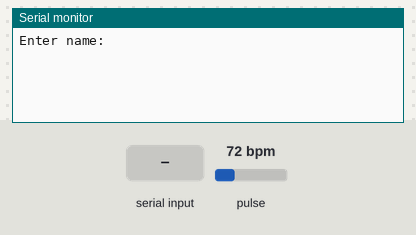
Recording of a sketch running on a simulated ESP32. Parts: the last lines printed to the serial monitor. The inputs (shaded band) are chosen by the test bench; at power-on: pulse 72 bpm. WiFi joins after 1.5 s; servers stay silent unless stated; the local clock reads 2024-03-15 10:24:30 at power-on unless the sketch sets it.

Above: at 0.8 s.
0.9 s: "1\n" received over Serial
At 1.8 s:
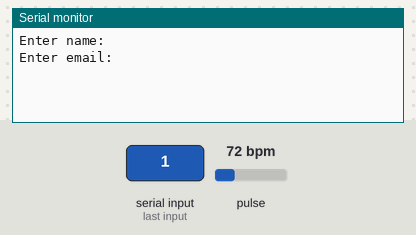
2.4 s: "0\n" received over Serial
At 3.8 s:
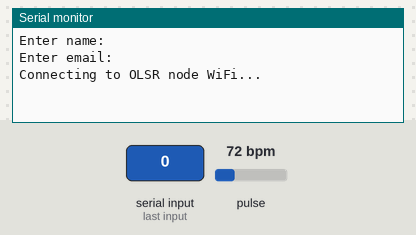
Timing chart, 0 to 5.4 s (numbered marks = the images above; inputs shaded):
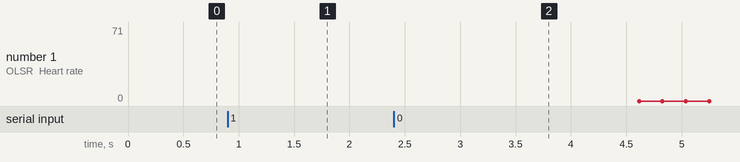

Measured:
- after the input at 0.9 s, the serial monitor: prints a new line at once (image 1)
- after the input at 2.4 s, the serial monitor: prints a new line after 1.0 s (image 2)

The sketch:

WENS_project_NT131.P13_group15.ino
```cpp
#include <WiFi.h>
#include <WiFiClient.h>
#include <Wire.h>
#include <ESP_Mail_Client.h>
#include <time.h>
#include "MAX30105.h"
#include "heartRate.h"

const char* ssid = "SP_Network";  // Tên mạng Wi-Fi
const char* password = "password";  // Mật khẩu Wi-Fi

const char* serverIP = "192.168.179.61";  // IP của node Linux gần nhất chạy OLSR
const int serverPort = 12345;              // Cổng để gửi dữ liệu

#define SMTP_HOST "smtp.gmail.com"
#define SMTP_PORT 465

const char* emailSenderAccount = "22520089@gm.uit.edu.vn";
const char* emailSenderPassword = "password";

SMTPSession smtp;

WiFiClient client;
MAX30105 particleSensor;

String user;
String emailRecipient;

const byte RATE_SIZE = 4;
byte rates[RATE_SIZE];
byte rateSpot = 0;
long lastBeat = 0;

float beatsPerMinute;
int beatAvg;

bool sendEmailFlag = false; // Đánh dấu để gửi email

unsigned long lastEmailTime = 0;
unsigned long emailInterval = 300000;

// Hàm để thiết lập kết nối NTP
void initTime() {
  configTime(7 * 3600, 0, "pool.ntp.org", "time.nist.gov");  // Thiết lập múi giờ GMT+7 và máy chủ NTP
  Serial.println("Waiting for time");

  struct tm timeInfo;
  if (!getLocalTime(&timeInfo)) {
    Serial.println("Failed to obtain time");
    return;
  }
  Serial.println("Time synchronized!");
}

// Hàm để lấy thời gian hiện tại dưới dạng chuỗi
String getFormattedTime() {
  struct tm timeInfo;
  if (!getLocalTime(&timeInfo)) {
    return "Failed to obtain time";
  }

  char timeStringBuff[50];
  strftime(timeStringBuff, sizeof(timeStringBuff), "%d/%m/%Y %H:%M:%S", &timeInfo);
  return String(timeStringBuff);
}

void sendEmailTask(void * parameter) {
  while (true) {
    if (sendEmailFlag) {
      String emailData = "Chào " + user + "!\nNhịp tim của bạn là " + String(beatAvg) + " bpm\nSố liệu được đo vào lúc " + getFormattedTime();
      sendEmail(emailData);
      sendEmailFlag = false;  // Reset flag sau khi gửi xong
    }
    vTaskDelay(1000 / portTICK_PERIOD_MS);  // Chờ 1 giây trước khi kiểm tra lại
  }
}

int HeartRate(long& lastBeat, byte& rateSpot) {
  long irValue = particleSensor.getIR();
  if (checkForBeat(irValue)) {
    long delta = millis() - lastBeat;
    lastBeat = millis();
    beatsPerMinute = 60 / (delta / 1000.0);
    if (beatsPerMinute < 255 && beatsPerMinute > 20) {
      rates[rateSpot++] = (byte)beatsPerMinute;
      rateSpot %= RATE_SIZE;
      beatAvg = 0;
      for (byte x = 0; x < RATE_SIZE; x++)
        beatAvg += rates[x];
      beatAvg /= RATE_SIZE;
    }
  }
  return beatAvg;
}

void sendEmail(String data) {
    smtp.debug(1);
    ESP_Mail_Session session;
    session.server.host_name = SMTP_HOST;
    session.server.port = SMTP_PORT;
    session.login.email = emailSenderAccount;
    session.login.password = emailSenderPassword;
    session.login.user_domain = "";

    SMTP_Message message;
    message.sender.name = "ESP32_HeartBeat";
    message.sender.email = emailSenderAccount;
    message.subject = "Dữ liệu sức khỏe";
    message.addRecipient("Recipient Name", emailRecipient);
    message.text.content = data;
    message.text.charSet = "us-ascii";
    message.text.transfer_encoding = Content_Transfer_Encoding::enc_7bit;

    if (!smtp.connect(&session))
      return;

    if (!MailClient.sendMail(&smtp, &message)) {
        Serial.println("Error sending email: " + smtp.errorReason());
    } else {
        Serial.println("Email sent successfully!");
    }
    smtp.closeSession();
}

void setup() {
  Serial.begin(115200);
  Serial.println("Enter name:");
  while (user == "") {
    if (Serial.available()) {
      user = Serial.readStringUntil('\n');
      user.trim();
    }
  }

  Serial.println("Enter email:");
  while (emailRecipient == "") {
    if (Serial.available()) {
      emailRecipient = Serial.readStringUntil('\n');
      emailRecipient.trim();
    }
  }

  WiFi.begin(ssid, password);

  while (WiFi.status() != WL_CONNECTED) {
    delay(1000);
    Serial.println("Connecting to OLSR node WiFi...");
  }

  Serial.println("Connected to WiFi network");

  if (!particleSensor.begin(Wire, I2C_SPEED_FAST)) {
    Serial.println("MAX30105 was not found. Please check wiring/power.");
    while (1);
  }
  particleSensor.setup();
  particleSensor.setPulseAmplitudeRed(0x0A);
  particleSensor.setPulseAmplitudeGreen(0);

  xTaskCreatePinnedToCore(
    sendEmailTask,     // Hàm thực hiện task
    "Email Task",      // Tên task
    10000,             // Stack size
    NULL,              // Tham số truyền vào task
    1,                 // Độ ưu tiên của task
    NULL,              // Handle của task
    1                  // Core mà task chạy (ESP32 có 2 core, 0 và 1)
  );

  initTime();
}

void loop() {
  unsigned long currentMillis = millis();

  int currentHeartRate = HeartRate(lastBeat, rateSpot);

  if (WiFi.status() == WL_CONNECTED) {
    if (client.connect(serverIP, serverPort)) {
      String data = "Heart_rate: " + String(currentHeartRate) + " bpm";
      client.println(data);
      Serial.println("Data sent to OLSR: " + data);
      client.stop();
    } else {
      Serial.println("Unable to connect to node!");
    }
  } else {
    Serial.println("WiFi not connected!");
  }

  if (currentMillis - lastEmailTime >= emailInterval || (lastEmailTime == 0 && currentMillis - lastEmailTime >= 90000)) {
    sendEmailFlag = true;  // Kích hoạt task gửi email
    lastEmailTime = currentMillis;
  }
}
```
